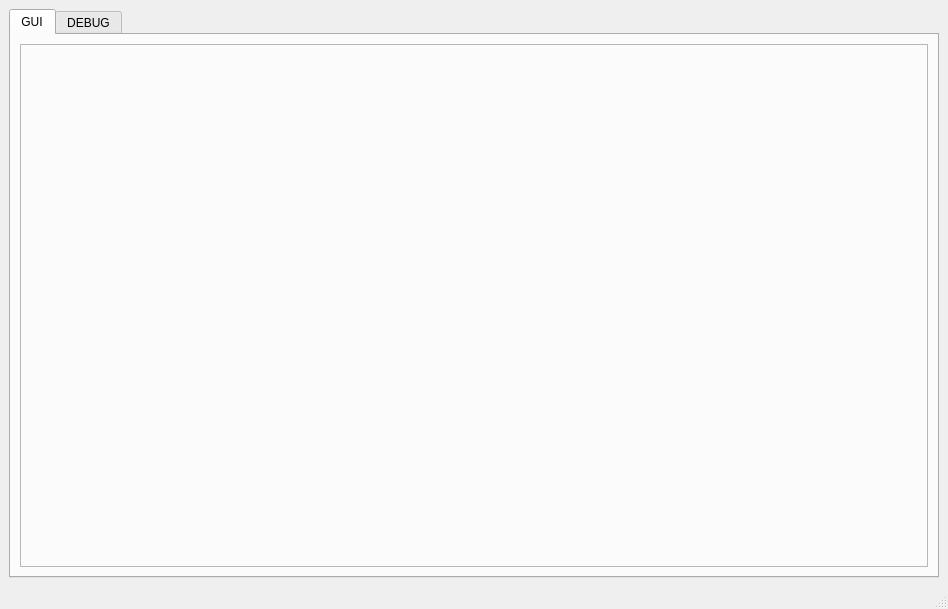
<?xml version="1.0" encoding="UTF-8"?>
<ui version="4.0">
 <class>MainWindow</class>
 <widget class="QMainWindow" name="MainWindow">
  <property name="geometry">
   <rect>
    <x>0</x>
    <y>0</y>
    <width>948</width>
    <height>609</height>
   </rect>
  </property>
  <property name="sizePolicy">
   <sizepolicy hsizetype="Preferred" vsizetype="Preferred">
    <horstretch>0</horstretch>
    <verstretch>0</verstretch>
   </sizepolicy>
  </property>
  <property name="windowTitle">
   <string>MainWindow</string>
  </property>
  <property name="toolButtonStyle">
   <enum>Qt::ToolButtonIconOnly</enum>
  </property>
  <property name="dockOptions">
   <set>QMainWindow::AllowTabbedDocks|QMainWindow::AnimatedDocks</set>
  </property>
  <widget class="QWidget" name="centralwidget">
   <property name="sizePolicy">
    <sizepolicy hsizetype="Expanding" vsizetype="Expanding">
     <horstretch>0</horstretch>
     <verstretch>0</verstretch>
    </sizepolicy>
   </property>
   <layout class="QGridLayout" name="gridLayout_4" rowstretch="0" columnstretch="0">
    <item row="0" column="0">
     <widget class="QTabWidget" name="tabWidget">
      <property name="currentIndex">
       <number>0</number>
      </property>
      <widget class="QWidget" name="gui_tab">
       <attribute name="title">
        <string>GUI</string>
       </attribute>
       <layout class="QGridLayout" name="gridLayout_5">
        <item row="0" column="0">
         <widget class="QFrame" name="frame">
          <property name="styleSheet">
           <string notr="true">QFrame#frame{border-image: url(:/layer/source/1.jpg);}</string>
          </property>
          <property name="frameShape">
           <enum>QFrame::StyledPanel</enum>
          </property>
          <property name="frameShadow">
           <enum>QFrame::Raised</enum>
          </property>
         </widget>
        </item>
       </layout>
      </widget>
      <widget class="QWidget" name="back_tab">
       <property name="maximumSize">
        <size>
         <width>840</width>
         <height>500</height>
        </size>
       </property>
       <attribute name="title">
        <string>DEBUG</string>
       </attribute>
       <layout class="QGridLayout" name="gridLayout" columnstretch="1,5">
        <item row="0" column="0">
         <layout class="QGridLayout" name="gridLayout_2" rowstretch="1,1,1,1,1,1,1,1" columnstretch="1,2">
          <property name="sizeConstraint">
           <enum>QLayout::SetDefaultConstraint</enum>
          </property>
          <property name="verticalSpacing">
           <number>6</number>
          </property>
          <item row="0" column="0">
           <widget class="QLabel" name="title_2">
            <property name="text">
             <string>&lt;html&gt;&lt;head/&gt;&lt;body&gt;&lt;p align=&quot;center&quot;&gt;&lt;span style=&quot; font-weight:600;&quot;&gt;Entrance&lt;/span&gt;&lt;/p&gt;&lt;/body&gt;&lt;/html&gt;</string>
            </property>
           </widget>
          </item>
          <item row="0" column="1">
           <widget class="QComboBox" name="serial_port">
            <property name="sizePolicy">
             <sizepolicy hsizetype="Preferred" vsizetype="Preferred">
              <horstretch>0</horstretch>
              <verstretch>0</verstretch>
             </sizepolicy>
            </property>
            <item>
             <property name="text">
              <string>/dev/ttyTHS1</string>
             </property>
            </item>
           </widget>
          </item>
          <item row="5" column="0">
           <widget class="QLabel" name="title_6">
            <property name="text">
             <string>&lt;html&gt;&lt;head/&gt;&lt;body&gt;&lt;p align=&quot;center&quot;&gt;&lt;span style=&quot; font-weight:600;&quot;&gt;Stop Bit&lt;/span&gt;&lt;/p&gt;&lt;/body&gt;&lt;/html&gt;</string>
            </property>
           </widget>
          </item>
          <item row="6" column="0">
           <widget class="QPushButton" name="connect_click">
            <property name="sizePolicy">
             <sizepolicy hsizetype="Minimum" vsizetype="Expanding">
              <horstretch>0</horstretch>
              <verstretch>0</verstretch>
             </sizepolicy>
            </property>
            <property name="text">
             <string>Connect</string>
            </property>
           </widget>
          </item>
          <item row="6" column="1">
           <widget class="QLabel" name="waitinglabel">
            <property name="text">
             <string>&lt;html&gt;&lt;head/&gt;&lt;body&gt;&lt;p align=&quot;center&quot;&gt;&lt;span style=&quot; font-weight:600;&quot;&gt;Not Connected&lt;/span&gt;&lt;/p&gt;&lt;/body&gt;&lt;/html&gt;</string>
            </property>
           </widget>
          </item>
          <item row="2" column="1">
           <widget class="QComboBox" name="baud_rate">
            <property name="sizePolicy">
             <sizepolicy hsizetype="Preferred" vsizetype="Expanding">
              <horstretch>0</horstretch>
              <verstretch>0</verstretch>
             </sizepolicy>
            </property>
            <property name="currentIndex">
             <number>1</number>
            </property>
            <item>
             <property name="text">
              <string>4800</string>
             </property>
            </item>
            <item>
             <property name="text">
              <string>9600</string>
             </property>
            </item>
            <item>
             <property name="text">
              <string>14400</string>
             </property>
            </item>
            <item>
             <property name="text">
              <string>19200</string>
             </property>
            </item>
            <item>
             <property name="text">
              <string>38400</string>
             </property>
            </item>
            <item>
             <property name="text">
              <string>56000</string>
             </property>
            </item>
            <item>
             <property name="text">
              <string>57600</string>
             </property>
            </item>
            <item>
             <property name="text">
              <string>115200</string>
             </property>
            </item>
           </widget>
          </item>
          <item row="3" column="1">
           <widget class="QComboBox" name="data_bit">
            <property name="sizePolicy">
             <sizepolicy hsizetype="Preferred" vsizetype="Expanding">
              <horstretch>0</horstretch>
              <verstretch>0</verstretch>
             </sizepolicy>
            </property>
            <property name="currentText">
             <string>8</string>
            </property>
            <property name="currentIndex">
             <number>3</number>
            </property>
            <item>
             <property name="text">
              <string>5</string>
             </property>
            </item>
            <item>
             <property name="text">
              <string>6</string>
             </property>
            </item>
            <item>
             <property name="text">
              <string>7</string>
             </property>
            </item>
            <item>
             <property name="text">
              <string>8</string>
             </property>
            </item>
           </widget>
          </item>
          <item row="7" column="0">
           <widget class="QPushButton" name="disconnect_click">
            <property name="sizePolicy">
             <sizepolicy hsizetype="Minimum" vsizetype="Expanding">
              <horstretch>0</horstretch>
              <verstretch>0</verstretch>
             </sizepolicy>
            </property>
            <property name="text">
             <string>Disconnect</string>
            </property>
           </widget>
          </item>
          <item row="5" column="1">
           <widget class="QComboBox" name="stop_bit">
            <property name="sizePolicy">
             <sizepolicy hsizetype="Preferred" vsizetype="Expanding">
              <horstretch>0</horstretch>
              <verstretch>0</verstretch>
             </sizepolicy>
            </property>
            <item>
             <property name="text">
              <string>1</string>
             </property>
            </item>
            <item>
             <property name="text">
              <string>1.5</string>
             </property>
            </item>
            <item>
             <property name="text">
              <string>2</string>
             </property>
            </item>
           </widget>
          </item>
          <item row="3" column="0">
           <widget class="QLabel" name="title_4">
            <property name="text">
             <string>&lt;html&gt;&lt;head/&gt;&lt;body&gt;&lt;p align=&quot;center&quot;&gt;&lt;span style=&quot; font-weight:600;&quot;&gt;Data Bit&lt;/span&gt;&lt;/p&gt;&lt;/body&gt;&lt;/html&gt;</string>
            </property>
           </widget>
          </item>
          <item row="2" column="0">
           <widget class="QLabel" name="title_3">
            <property name="text">
             <string>&lt;html&gt;&lt;head/&gt;&lt;body&gt;&lt;p align=&quot;center&quot;&gt;&lt;span style=&quot; font-weight:600;&quot;&gt;Baud Rate&lt;/span&gt;&lt;/p&gt;&lt;/body&gt;&lt;/html&gt;</string>
            </property>
           </widget>
          </item>
          <item row="4" column="1">
           <widget class="QComboBox" name="parity">
            <property name="sizePolicy">
             <sizepolicy hsizetype="Preferred" vsizetype="Expanding">
              <horstretch>0</horstretch>
              <verstretch>0</verstretch>
             </sizepolicy>
            </property>
            <item>
             <property name="text">
              <string>N</string>
             </property>
            </item>
            <item>
             <property name="text">
              <string>E</string>
             </property>
            </item>
            <item>
             <property name="text">
              <string>O</string>
             </property>
            </item>
           </widget>
          </item>
          <item row="4" column="0">
           <widget class="QLabel" name="title_5">
            <property name="text">
             <string>&lt;html&gt;&lt;head/&gt;&lt;body&gt;&lt;p align=&quot;center&quot;&gt;&lt;span style=&quot; font-weight:600;&quot;&gt;Parity&lt;/span&gt;&lt;/p&gt;&lt;/body&gt;&lt;/html&gt;</string>
            </property>
           </widget>
          </item>
          <item row="1" column="0">
           <widget class="QLabel" name="label">
            <property name="text">
             <string>&lt;html&gt;&lt;head/&gt;&lt;body&gt;&lt;p align=&quot;center&quot;&gt;&lt;span style=&quot; font-weight:600;&quot;&gt;485Module&lt;/span&gt;&lt;/p&gt;&lt;/body&gt;&lt;/html&gt;</string>
            </property>
           </widget>
          </item>
          <item row="1" column="1">
           <widget class="QComboBox" name="modbus_port">
            <property name="sizePolicy">
             <sizepolicy hsizetype="Preferred" vsizetype="Preferred">
              <horstretch>0</horstretch>
              <verstretch>0</verstretch>
             </sizepolicy>
            </property>
            <item>
             <property name="text">
              <string>/dev/ttyS0</string>
             </property>
            </item>
           </widget>
          </item>
         </layout>
        </item>
        <item row="0" column="1">
         <layout class="QGridLayout" name="gridLayout_3" rowstretch="1,1,200,1" columnstretch="1,50">
          <property name="sizeConstraint">
           <enum>QLayout::SetDefaultConstraint</enum>
          </property>
          <item row="1" column="0">
           <widget class="QLabel" name="IO_label_3">
            <property name="text">
             <string>&lt;html&gt;&lt;head/&gt;&lt;body&gt;&lt;p align=&quot;center&quot;&gt;&lt;span style=&quot; font-weight:600;&quot;&gt;IO_OUT&lt;/span&gt;&lt;/p&gt;&lt;/body&gt;&lt;/html&gt;</string>
            </property>
           </widget>
          </item>
          <item row="3" column="0">
           <widget class="QPushButton" name="pushButton">
            <property name="sizePolicy">
             <sizepolicy hsizetype="Preferred" vsizetype="Preferred">
              <horstretch>0</horstretch>
              <verstretch>0</verstretch>
             </sizepolicy>
            </property>
            <property name="text">
             <string>Clean</string>
            </property>
           </widget>
          </item>
          <item row="2" column="0" colspan="2">
           <widget class="QTextEdit" name="serial_message">
            <property name="sizePolicy">
             <sizepolicy hsizetype="Minimum" vsizetype="Minimum">
              <horstretch>0</horstretch>
              <verstretch>0</verstretch>
             </sizepolicy>
            </property>
            <property name="minimumSize">
             <size>
              <width>420</width>
              <height>150</height>
             </size>
            </property>
            <property name="readOnly">
             <bool>true</bool>
            </property>
           </widget>
          </item>
          <item row="0" column="0">
           <widget class="QLabel" name="IO_label_2">
            <property name="text">
             <string>&lt;html&gt;&lt;head/&gt;&lt;body&gt;&lt;p align=&quot;center&quot;&gt;&lt;span style=&quot; font-weight:600;&quot;&gt;IO_IN&lt;/span&gt;&lt;/p&gt;&lt;/body&gt;&lt;/html&gt;</string>
            </property>
           </widget>
          </item>
          <item row="0" column="1" rowspan="2">
           <widget class="QWidget" name="led_widget" native="true">
            <property name="sizePolicy">
             <sizepolicy hsizetype="Minimum" vsizetype="Minimum">
              <horstretch>0</horstretch>
              <verstretch>0</verstretch>
             </sizepolicy>
            </property>
            <property name="minimumSize">
             <size>
              <width>360</width>
              <height>60</height>
             </size>
            </property>
            <property name="maximumSize">
             <size>
              <width>16777215</width>
              <height>120</height>
             </size>
            </property>
           </widget>
          </item>
         </layout>
        </item>
       </layout>
      </widget>
     </widget>
    </item>
   </layout>
  </widget>
  <widget class="QStatusBar" name="statusbar"/>
 </widget>
 <resources>
  <include location="gui_source.qrc"/>
 </resources>
 <connections>
  <connection>
   <sender>connect_click</sender>
   <signal>clicked()</signal>
   <receiver>MainWindow</receiver>
   <slot>serial_connect()</slot>
   <hints>
    <hint type="sourcelabel">
     <x>79</x>
     <y>442</y>
    </hint>
    <hint type="destinationlabel">
     <x>59</x>
     <y>592</y>
    </hint>
   </hints>
  </connection>
  <connection>
   <sender>disconnect_click</sender>
   <signal>clicked()</signal>
   <receiver>MainWindow</receiver>
   <slot>serial_disconnect()</slot>
   <hints>
    <hint type="sourcelabel">
     <x>62</x>
     <y>508</y>
    </hint>
    <hint type="destinationlabel">
     <x>120</x>
     <y>591</y>
    </hint>
   </hints>
  </connection>
 </connections>
 <slots>
  <slot>serial_connect()</slot>
  <slot>serial_disconnect()</slot>
  <slot>io_read_click_callback()</slot>
  <slot>io_write_click_callback()</slot>
  <slot>analog_read_click_callback()</slot>
  <slot>analog_write_click_callback()</slot>
  <slot>clean_log()</slot>
 </slots>
</ui>
